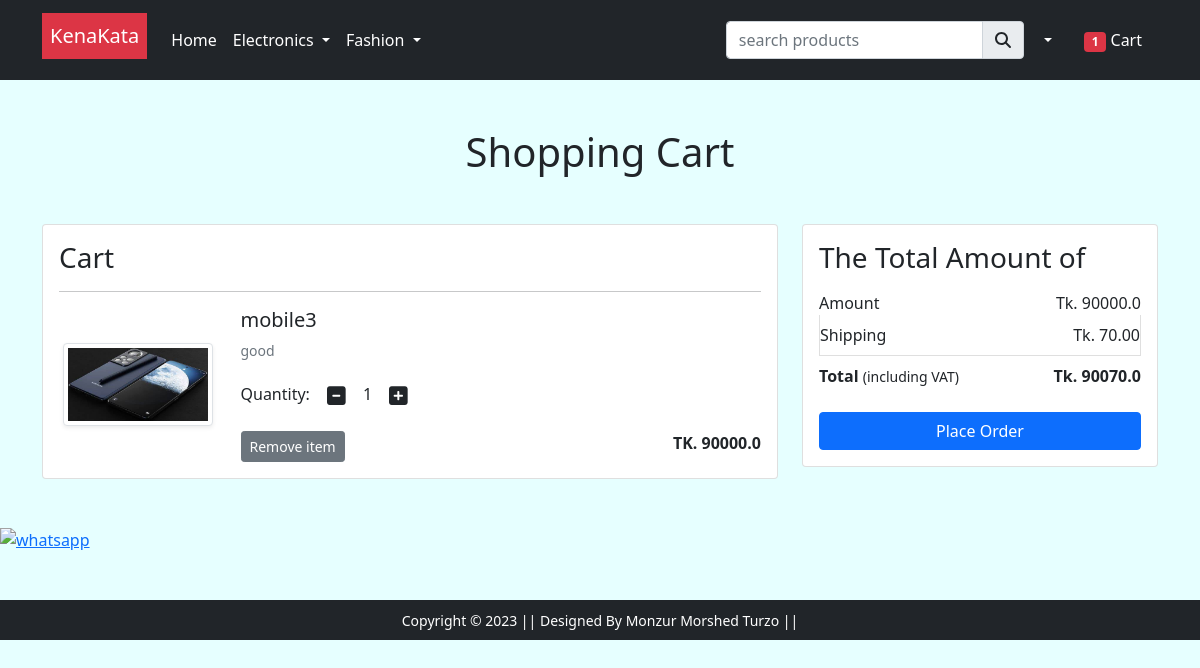
The app's page /cart/ (signed in) with its own data.
### app/models.py (models this page shows, shortened)
class Cart(models.Model):
    user=models.ForeignKey(User,on_delete=models.CASCADE)
    product=models.ForeignKey(Product, on_delete=models.CASCADE)
    quantity= models.PositiveIntegerField(default=1)

class Product(models.Model):
    title=models.CharField(max_length=100)
    selling_price=models.FloatField()
    discounted_price=models.FloatField()
    description=models.TextField()
    brand=models.CharField(max_length=100)
    quantity=models.IntegerField(null=True,blank=True,default=5)
    colour=models.CharField(max_length=20,null=True,blank=True)
    size=models.CharField(max_length=20,null=True,blank=True)
    catagory=models.CharField(choices=CATAGORY_CHOICES,max_length=2)
    product_image=models.ImageField(upload_to='productimg')

### app/views.py (the view)
# urls.py: path('cart/',views.show_cart,name='showcart'),
@login_required(login_url="login")
def show_cart(request):
        totalitem=0
        if request.user.is_authenticated:
            totalitem= len(Cart.objects.filter(user=request.user))
            user=request.user
            cart=Cart.objects.filter(user=user)
            amount=0.0
            shipping_amount=70.0
            total_amount=0.0
            cart_product=[p for p in Cart.objects.all() if p.user == user]
            if cart_product:
                messages.success(request, 'your cart items are here')
                for p in cart_product:
                    tempamount=(p.quantity*p.product.discounted_price)
                    amount += tempamount
                    totalamount= amount + shipping_amount
                return render(request,'app/addtocart.html',{'carts':cart,'totalamount':totalamount,'amount':amount,'totalitem':totalitem})
            else:
                messages.success(request, 'no cart item')
                return render(request, 'app/emptycart.html',{'totalitem':totalitem})

### app/templates/app/addtocart.html (shortened to what this page needs)
{% extends 'app/base.html' %}
{% load static %}
{% block main-content %}
<div class="container my-5">
 <div class="row">
  <h1 class="text-center mb-5">Shopping Cart</h1>
  <div class="col-sm-8">
  <div class="card">
   <div class="card-body">
    <h3>Cart</h3>
    {% for cart in carts %}
    <hr>
    <div class="row">
     <div class="col-sm-3 text-center align-self-center"><img src="{{cart.product.product_image.url}}" alt="" srcset="" class="img-fluid img-thumbnail shadow-sm" height="150" width="150"> </div>
     <div class="col-sm-9">
      <div>
       <h5>{{cart.product.title}}</h5>
       <p class="mb-2 text-muted small">{{cart.product.description}}</p>
       <div class="my-3">
        <label for="quantity">Quantity:</label>
        <a class="minus-cart btn" pid="{{cart.product.id}}"><i class="fas fa-minus-square fa-lg"></i></a>
          <span id="quantity">{{cart.quantity}}</span>
        <a class="plus-cart btn" pid="{{cart.product.id}}"><i class="fas fa-plus-square fa-lg"></i></a>
       </div>
       <div class="d-flex justify-content-between">
        <a href="#" class="btn btn-sm btn-secondary mr-3 remove-cart" pid="{{cart.product.id}}">Remove item </a>
        <p class="mb-0"><span><strong>TK. {{cart.product.discounted_price}}</strong></span></p>
       </div>
      </div>
     </div>
    </div>
    {% endfor %}
   </div>
   </div>
  </div>
  <div class="col-sm-4">
   <div class="card">
    <div class="card-body">
      <h3>The Total Amount of</h3>
      <ul class="list-group">
       <li class="list-group-item d-flex justify-content-between align-items-center border-0 px-0 pb-0">Amount<span>Tk. <span id="amount"> {{amount}} </span> </span></li>
       <li class="list-group-item d-flex justify-content-between align-items-center px-0">Shipping<span>Tk. 70.00</span></li>
       <li class="list-group-item d-flex justify-content-between align-items-center border-0 px-0 mb-3">
        <div>
           <strong>Total </strong> <small>(including VAT)</small>
         </div>
         <span><strong>Tk. <strong id="totalamount">{{totalamount}}</strong></strong></span>
       </li>
      </ul>
      <div class="d-grid"><a href="{% url 'checkout' %}" class="btn btn-primary">Place Order</a></div>
    </div>
   </div>
  </div>
 </div>
</div>
{% endblock main-content %}

### records on screen
Cart: product.product_image (picture), product "mobile3", product.description "good", quantity "1", product.discounted_price "90000.0"

### other values on screen
{{ totalitem }} "1"
{{ amount }} "90000.0"
{{ totalamount }} "90070.0"
